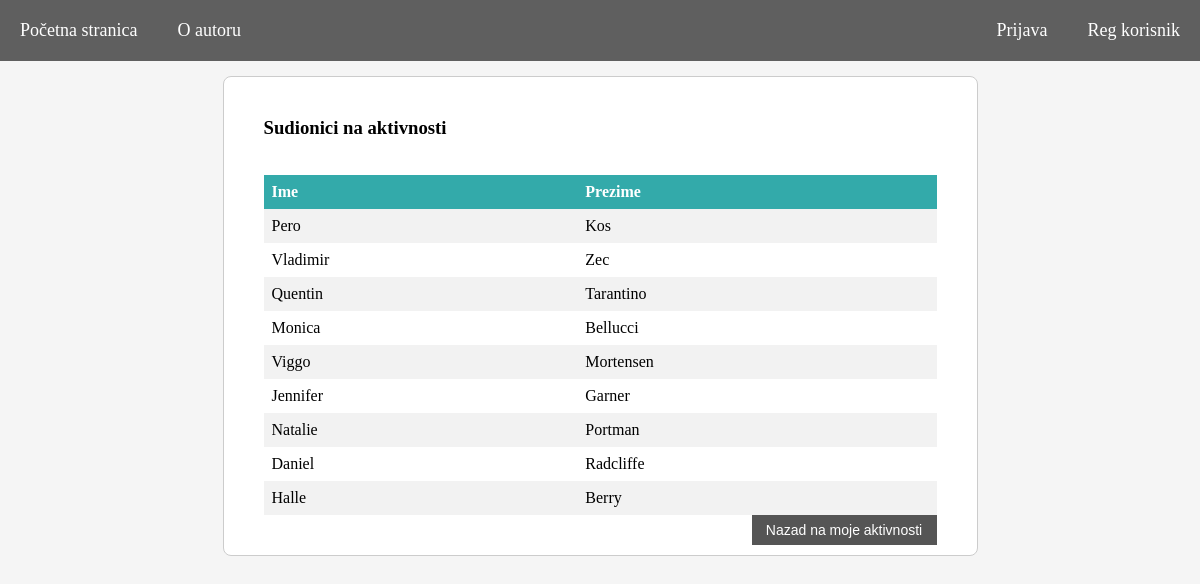
Screenshot of /sudionici.php?id=1 with the database file from the repository.
### tables this page shows
CREATE TABLE IF NOT EXISTS `korisnik` (
  `korisnik_id` INT(10) NOT NULL AUTO_INCREMENT,
  `tip_id` INT(10) NOT NULL,
  `korisnicko_ime` VARCHAR(50) NOT NULL,
  `lozinka` VARCHAR(50) NOT NULL,
  `ime` VARCHAR(100) NOT NULL,
  `prezime` VARCHAR(100) NOT NULL,
  `email` VARCHAR(50) NULL,
  `slika` TEXT NULL,
  PRIMARY KEY (`korisnik_id`),
  INDEX `fk_korisnik_tip_korisnika_idx` (`tip_id` ASC),
  CONSTRAINT `fk_korisnik_tip_korisnika`
    FOREIGN KEY (`tip_id`)
    REFERENCES `tip_korisnika` (`tip_id`)
    ON DELETE NO ACTION
    ON UPDATE NO ACTION);

### baza.php (called while the page is built, shortened)
<?php
function izvrsiUpit($veza,$upit){
	$rezultat = mysqli_query($veza,$upit);
	return $rezultat;
}
?>

### sudionici.php (the view, shortened to what this page needs)
<?php
		include_once("baza.php");
			$id = $_GET['id'];
			$v = otvoriVezu();
			$u = "SELECT k.ime, k.prezime FROM korisnik k,  sudionik s
WHERE k.korisnik_id = s.korisnik_id AND s.aktivnost_id = '$id'";
			$r = izvrsiUpit($v,$u);
?>
<!DOCTYPE html>
<html>
	<head>
		<link rel="stylesheet" type="text/css" href="style.css" />
	</head>
	<body>
		<?PHP
			include("meni.php");
		?>
		<div class="wrapper">
			<div class="opis-udruge">
			<h3> Sudionici na aktivnosti </h3> <br><br>
						<table style="width:100%">
							<tr>
								<th>Ime</th><th>Prezime</th>
							</tr>
						<?php
						while($row = mysqli_fetch_array($r)) {
						echo "<tr>";
						echo "<td>" . $row['ime'] ."</td>";
						echo "<td>".$row['prezime']."</td>";
						echo "</tr>";
					}
					?></table>
			<button class="nazad"><a href="moje_aktivnosti.php"> Nazad na moje aktivnosti </a></button>
		</div>
		</div>
	</body>
</html>

### meni.php (shortened to what this page needs)
<nav id="navigacija">
<div class="main_meni">
	<ul>
		<li><a href="index.php" >Početna stranica</a></li>
		<li><a href="o_autoru.php">O autoru</a></li>
	</ul>
</div>
<div class="korisnik">
	<ul>
		<?php if(!isset($_SESSION["id"])){?>
		<li><a href="prijava.php" class="veza">Prijava</a></li>
		<li><a href="registracija.php" class="veza">Reg korisnik</a></li><br/>
	<?php }
	?>
	</ul>
</div>
</nav>

### style.css (style rules this page uses)
* { padding: 0; margin: 0; border:0; box-sizing: border-box; outline:0; }
body { background-color: #F5F5F5; }
.wrapper { width: 755px; margin: 15px auto 0px auto; border: 1px solid #ccc; background-color: #fff; -webkit-border-radius: 8px; -moz-border-radius: 8px; border-radius: 8px; }
#navigacija { background-color: #5f5f5f; }
.main_meni { width: 50%; }
.main_meni ul { list-style-type: none; }
.main_meni ul li { float: left; width: auto; }
.main_meni ul li a { color: #fff; text-decoration: none; padding: 20px 20px; font-size: 18px; display: block; }
.korisnik { float: right; width:50%; }
.korisnik ul { list-style-type: none; float: right; }
.korisnik ul li { float: left; width: auto; }
.korisnik ul li a { text-decoration: none; padding: 20px 20px; color: #fff; font-size: 18px; display: block; }
.opis-udruge { padding: 40px; }
.nazad { background-color: #555; float: right; padding: 7px; width: 185px; }
.nazad a { text-decoration: none; font-size: 14px; color: #fff; }
table { border-collapse: collapse; width: 100%; }
th, td { text-align: left; padding: 8px; }
tr:nth-child(even) { background-color: #f2f2f2 }
th { background-color: #3AA;; color: white; }

### rows the page displays
korisnik: ime "Pero", prezime "Kos"
korisnik: ime "Vladimir", prezime "Zec"
korisnik: ime "Quentin", prezime "Tarantino"
korisnik: ime "Monica", prezime "Bellucci"
korisnik: ime "Viggo", prezime "Mortensen"
korisnik: ime "Jennifer", prezime "Garner"
korisnik: ime "Natalie", prezime "Portman"
korisnik: ime "Daniel", prezime "Radcliffe"
korisnik: ime "Halle", prezime "Berry"
